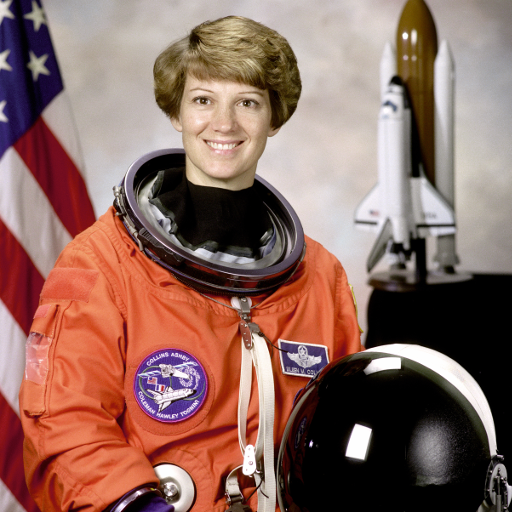
#> input picture skimage.data.astronaut(), 512 x 512 px
$ jupyter execute --allow-errors face-detection-svm-vs-nn.ipynb
#> lines starting #> are read from the running program, lines starting #| are printed output that depends on the picture
[cell 1]
# This Python 3 environment comes with many helpful analytics libraries installed
# It is defined by the kaggle/python Docker image: https://github.com/kaggle/docker-python
# For example, here's several helpful packages to load

import numpy as np # linear algebra
import pandas as pd # data processing, CSV file I/O (e.g. pd.read_csv)

# You can write up to 5GB to the current directory (/kaggle/working/) that gets preserved as output when you create a version using "Save & Run All"
# You can also write temporary files to /kaggle/temp/, but they won't be saved outside of the current session

[cell 2]
import numpy as np # linear algebra
import pandas as pd # data processing,
import matplotlib.image as mpimg
import matplotlib.pyplot as plt
import glob

[cell 3]
import cv2 as cv

def read_image(file):
    img = cv.imread(file)
    img = cv.resize(img, (64, 64))
    img = cv.cvtColor(img, cv.COLOR_BGR2GRAY)
    clahe = cv.createCLAHE(clipLimit=2.0, tileGridSize=(8,8))
    img = clahe.apply(img)
    img = img.astype("float32")/255
    return img

[cell 4]
# Pre processing the dataset
face_list = []
for filename in glob.glob("face_detection_data/face/*.png"):
    img = read_image(filename)
    face_list.append(img)

non_face_list = []
for filename in glob.glob("face_detection_data/non-face/*.png"):
    img = read_image(filename)
    non_face_list.append(img)

rows = 2
columns = 5
fig, axs = plt.subplots(rows, columns, gridspec_kw = {'wspace': 0.2, 'hspace': -0.56})

#> (the rest of this cell did not finish here and is left out)

[cell 5]
plt.bar(["Face images","Non face images"], [len(face_list), len(non_face_list)])
plt.ylabel("Number of examples per class")
plt.xlabel("Type of examples")
plt.title("Analysis of the number of examples per class")
plt.show()
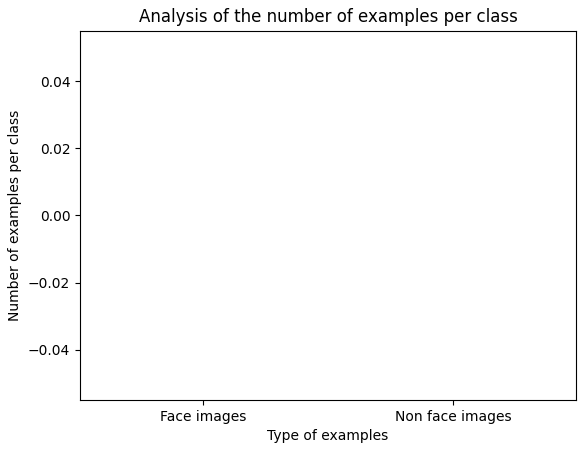
#> figure drawn by matplotlib, 1 panel

# Data Augmentation

[cell 6]
from skimage.util import random_noise

# example of horizontal flip image augmentation
augmented_face_images = []
for face_img in face_list:
    flipped_face_img = cv.flip(face_img, flipCode=1)
    augmented_face_images.append(flipped_face_img)
    augmented_face_images.append(np.flipud(face_img))
    augmented_face_images.append(np.fliplr(face_img))


augmented_non_face_images = []
for non_face_img in non_face_list:
    flipped_non_face_img = cv.flip(non_face_img, flipCode=1)
    augmented_non_face_images.append(flipped_non_face_img)
    augmented_non_face_images.append(np.flipud(non_face_img))
    augmented_non_face_images.append(np.fliplr(non_face_img))
    augmented_non_face_images.append(random_noise(non_face_img))

face_list.extend(augmented_face_images)
non_face_list.extend(augmented_non_face_images)

y_face_list = np.ones(len(face_list))
print(len(face_list))
y_non_face_list = np.zeros(len(non_face_list))

[cell 7]
full_dataset = []
full_dataset.extend(face_list)
full_dataset.extend(non_face_list)
print(len(full_dataset))

# HOG Feature Extraction

[cell 8]
from skimage.feature import hog
import random
from sklearn.utils import shuffle

full_dataset_y = np.append(y_face_list, y_non_face_list, 0)

ppc = 16
hog_images = []
hog_features = []

for image in full_dataset:
    fd, hog_image = hog(image, orientations=8, pixels_per_cell=(16, 16), cells_per_block=(1, 1), visualize=True)
    hog_images.append(hog_image)
    hog_features.append(fd)

plt.subplot(1, 2, 1)
#> (the rest of this cell did not finish here and is left out)

# SVM With K-Fold CV

[cell 9]
# [48 lines left out: function dataset3Params, not called in this run]

#> (a cell that did not finish here is left out)

#> (a cell that did not finish here is left out)

[cell 12]
# [26 lines left out: function plot_confusion_matrix, not called in this run]

#> (a cell that did not finish here is left out)

# SVM with external image

# External examples : face or non face ?

## Astronaut

[cell 14]
import skimage.transform

test_image = skimage.data.astronaut()
#> test_image is the input picture: shape (512, 512, 3); mean R, G, B 141.6, 105.8, 96.5
test_image = cv.cvtColor(test_image, cv.COLOR_BGR2GRAY)
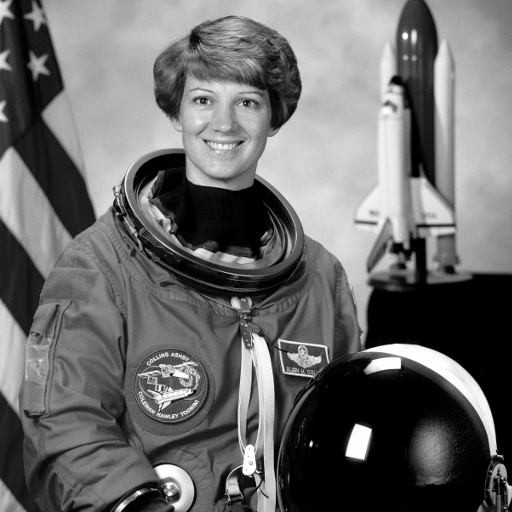
#> test_image: shape (512, 512); min 0, max 255, mean 107.1
test_image = skimage.transform.rescale(test_image, 0.5)
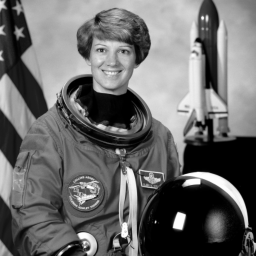
#> test_image: shape (256, 256) float64; min 0, max 0.997, mean 0.42
test_image = test_image[10:90, 80:150]
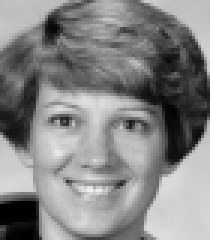
#> test_image: shape (80, 70) float64 (shown 3 times larger); min 0, max 0.951, mean 0.521
test_image = cv.resize(test_image, (64, 64))
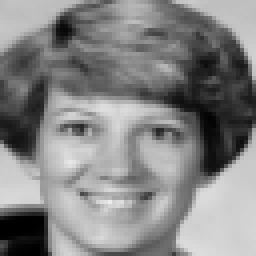
#> test_image: shape (64, 64) float64 (shown 4 times larger); min 0, max 0.926, mean 0.521
clahe = cv.createCLAHE(clipLimit=2.0, tileGridSize=(8,8))
test_image = test_image.astype("float32")/255

plt.imshow(test_image, cmap='gray')
plt.axis('off')
plt.show()

[cell 15]
hog_features_astronaut = hog(test_image, orientations=8, pixels_per_cell=(16, 16), cells_per_block=(1, 1))
#> hog_features_astronaut = 128 values, max 0.611 at index 120, min 0.0565 at index 98, mean 0.338

#> (the rest of this cell did not finish here and is left out)

## Child

[cell 16]
import skimage.transform

#> (the rest of this cell did not finish here and is left out)

[cell 17]
hog_features_kid = hog(test_image, orientations=8, pixels_per_cell=(16, 16), cells_per_block=(1, 1))
#> hog_features_kid has the same summary as hog_features_astronaut

#> (the rest of this cell did not finish here and is left out)

## Multiple people

[cell 18]
import skimage.transform

img = cv.imread("/kaggle/input/externalimagefamily/im4.jpeg")
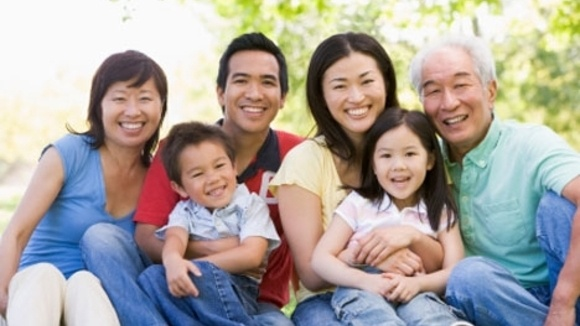
#> input picture im4.jpeg, 580 x 326 px, found by its file name
#> img is the input picture: shape (326, 580, 3); mean B, G, R 157.2, 163, 169.9
img = cv.cvtColor(img, cv.COLOR_BGR2GRAY)
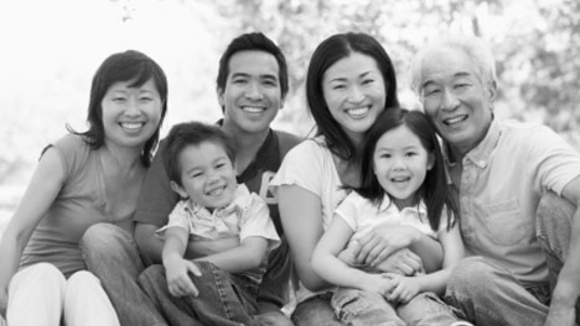
#> img: shape (326, 580); min 2, max 255, mean 164.4
clahe = cv.createCLAHE(clipLimit=2.0, tileGridSize=(8,8))
img = clahe.apply(img)
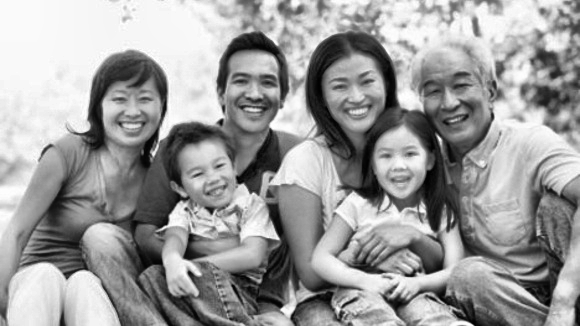
#> img: shape (326, 580); min 0, max 255, mean 156.2
test_image = img.astype("float32")/255
#> test_image: shape (326, 580) float32


plt.imshow(test_image, cmap='gray')
plt.axis('off')
plt.show()

[cell 19]
from skimage.feature import hog

def sliding_window(img, patch_size=(64,64), istep=2, jstep=2, scale=1.0):
    Ni, Nj = (int(scale * s) for s in patch_size)
    for i in range(0, img.shape[0] - Ni, istep):
        for j in range(0, img.shape[1] - Ni, jstep):
            patch = img[i:i + Ni, j:j + Nj]
            if scale != 1:
                patch = transform.resize(patch, patch_size)
            yield (i, j), patch

indices, patches = zip(*sliding_window(test_image))
#> indices = 33798 items; patches = 33798 items
patches_hog = np.array([hog(patch, orientations=8, pixels_per_cell=(16, 16), cells_per_block=(1, 1)) for patch in patches])
patches_hog.shape

#> (the rest of this cell did not finish here and is left out)

[cell 20]
# [11 lines left out: function doOverlap, not called in this run]

[cell 21]
# [10 lines left out: function checkOverlap, not called in this run]

[cell 22]
fig, ax = plt.subplots()
ax.imshow(test_image, cmap='gray')
ax.axis('off')

Ni, Nj = (64,64)
indices = np.array(indices)
#> indices = 33798 pairs, first value 0 to 260, second value 0 to 514
l1=[0,0]
r1=[0,0]
l2=[0,0]
r2=[0,0]
rectangles=[]

#> (the rest of this cell did not finish here and is left out)

# Neural Network

[cell 23]
from sklearn import svm
from sklearn.model_selection import train_test_split,cross_validate, KFold
from sklearn.metrics import classification_report,accuracy_score
from sklearn.neural_network import MLPClassifier

labels =  full_dataset_y.reshape(len(full_dataset_y), 1)

[cell 24]
from sklearn.utils.testing import ignore_warnings
from sklearn.exceptions import ConvergenceWarning

#> (the rest of this cell did not finish here and is left out)

[cell 25]
from sklearn.metrics import accuracy_score, f1_score, precision_score, recall_score, classification_report, confusion_matrix

alpha = [0.001, 0.01, 0.05, 0.1, 0.5, 1, 10]
min_hidden_size = 10
max_hidden_size = 70
step_hidden_size = 10
min_num_iterations = 100
step_num_iterations = 100
max_num_iterations = 1000
hidden_layer_size = []
num_iterations = []

for i in range(min_hidden_size, max_hidden_size+1, step_hidden_size):
    hidden_layer_size.append(i)

for i in range(min_num_iterations, max_num_iterations+1, step_num_iterations):
    num_iterations.append(i)

combinations=[(a,h,n) for a in alpha for h in hidden_layer_size for n in num_iterations]

accuracy_scores = []
precision_scores = []
recall_scores = []
f1_scores = []

accuracy_scores_train = []
precision_scores_train = []
recall_scores_train = []
f1_scores_train = []

#for i in range(10):

hog_features = np.array(hog_features)
#> (the rest of this cell did not finish here and is left out)
